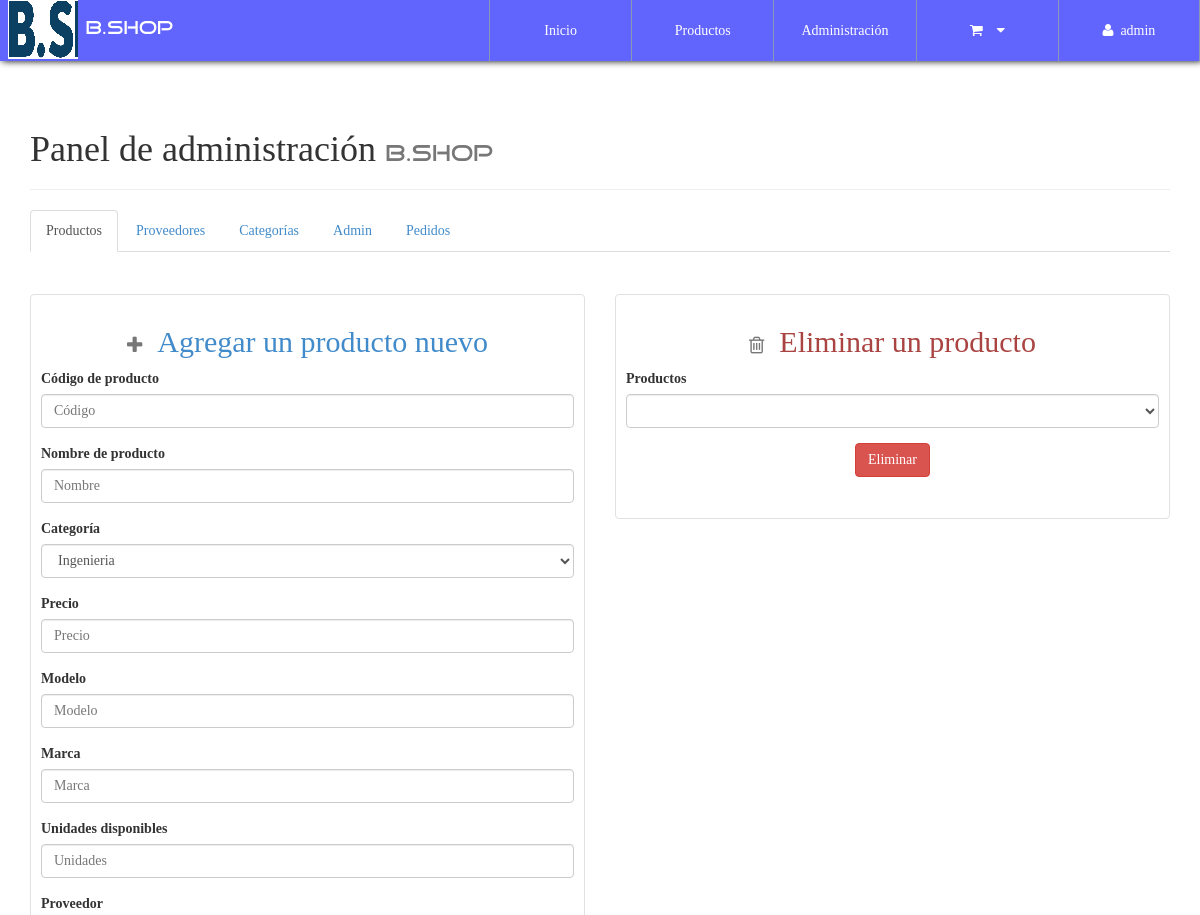
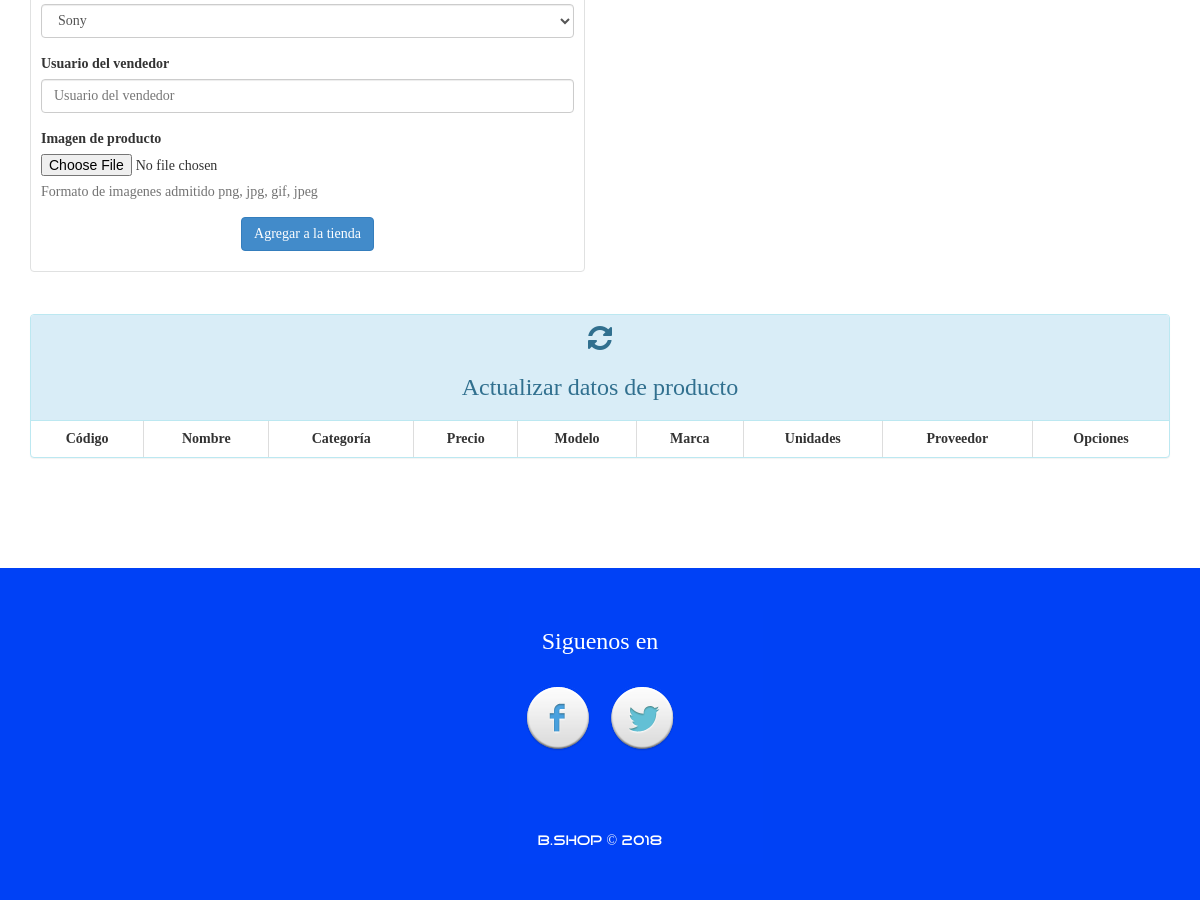
The app's page /configAdmin.php (signed in), older data (2 pictures, top to bottom).
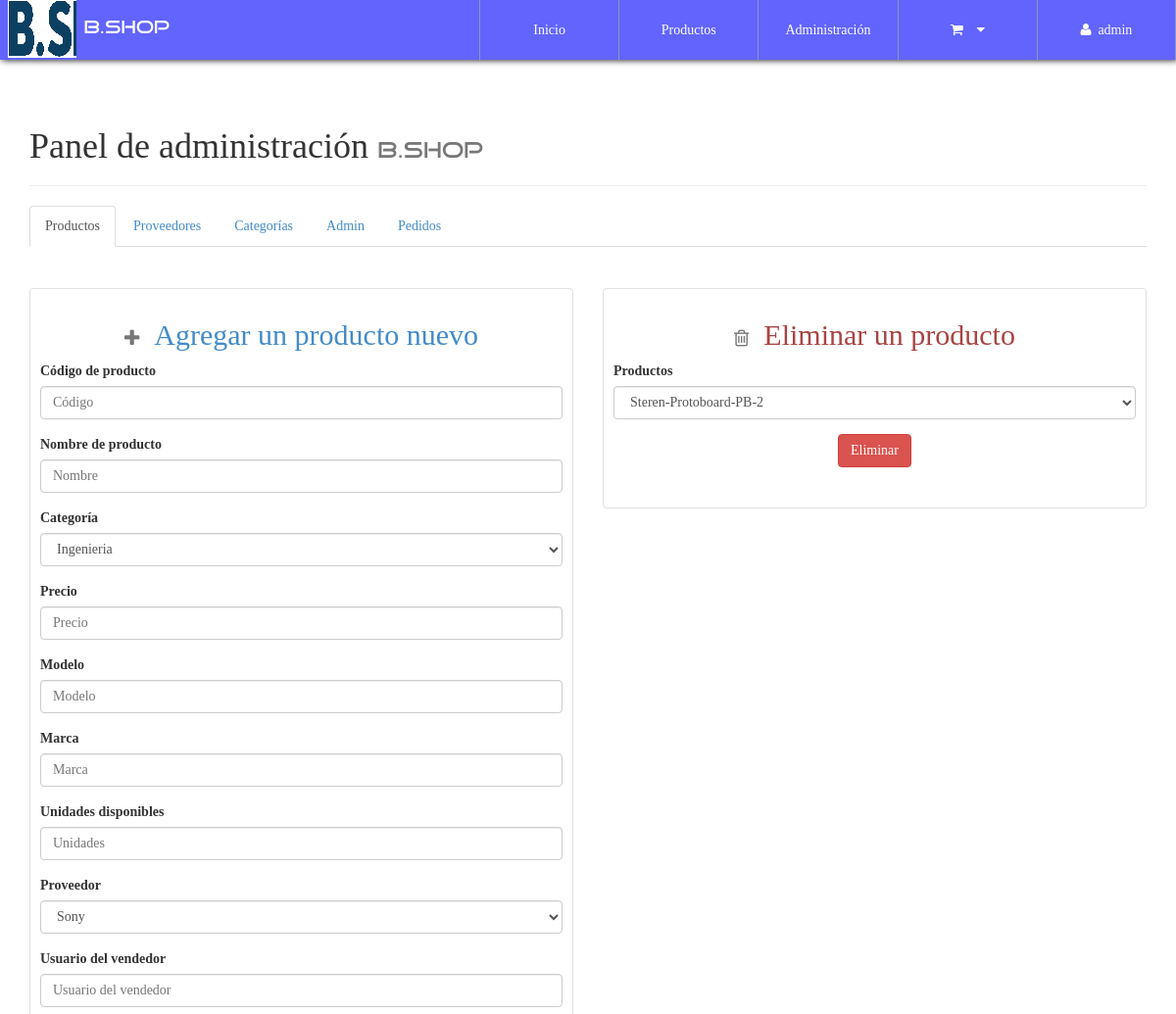
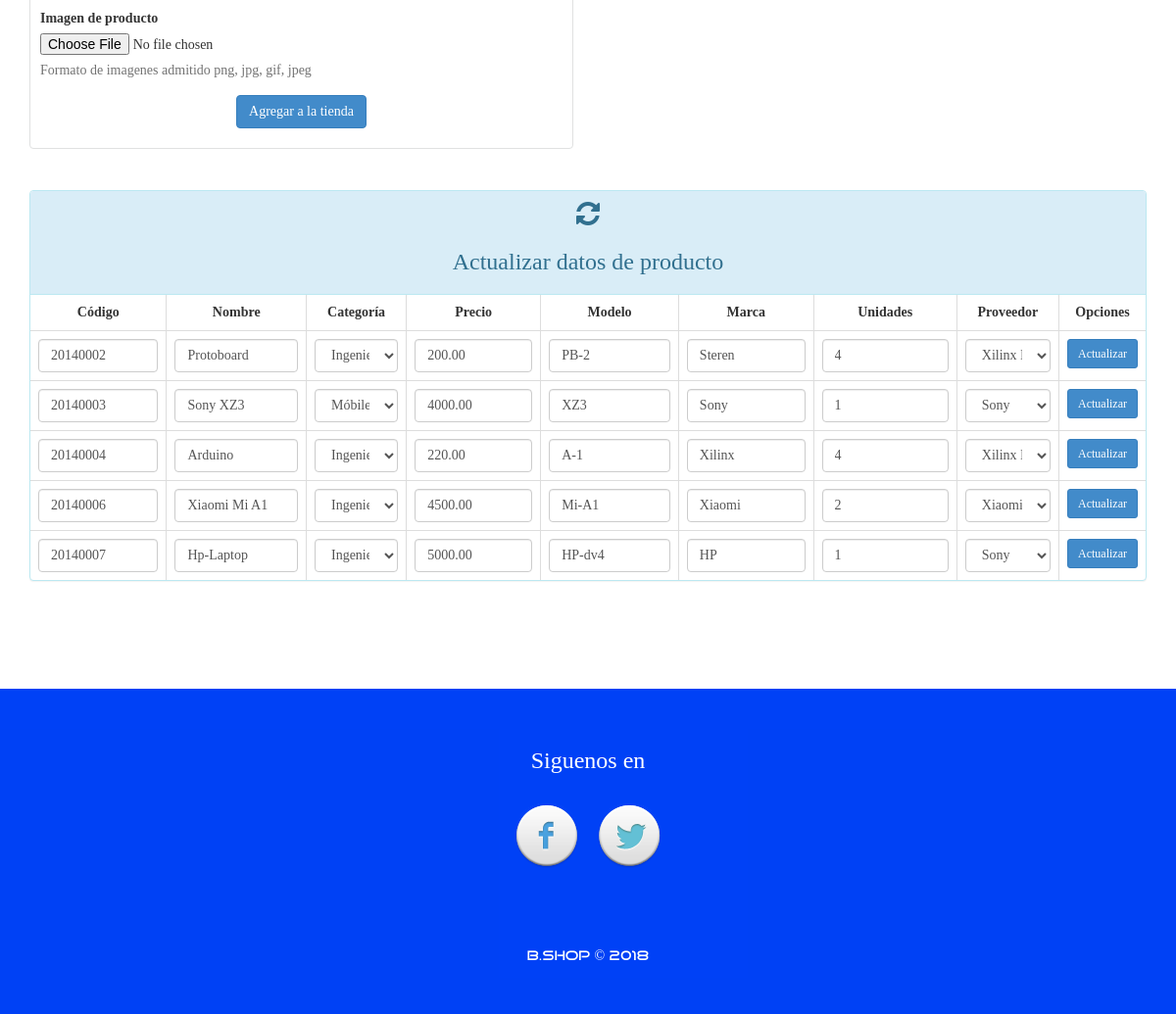
The same page, newer data (2 pictures, top to bottom).
### tables this page shows
CREATE TABLE IF NOT EXISTS `producto` (
  `CodigoProd` varchar(30) NOT NULL,
  `NombreProd` varchar(30) NOT NULL,
  `CodigoCat` varchar(30) NOT NULL,
  `Precio` decimal(30,2) NOT NULL,
  `Modelo` varchar(30) NOT NULL,
  `Marca` varchar(30) NOT NULL,
  `Stock` int(20) NOT NULL,
  `NITProveedor` varchar(30) NOT NULL,
  `Imagen` varchar(150) NOT NULL,
  `Nombre` varchar(30) NOT NULL,
  `vendedor` varchar(30) NOT NULL,
  PRIMARY KEY (`CodigoProd`),
  KEY `CodigoCat` (`CodigoCat`),
  KEY `NITProveedor` (`NITProveedor`),
  KEY `Agregado` (`Nombre`)
);

CREATE TABLE IF NOT EXISTS `categoria` (
  `CodigoCat` varchar(30) NOT NULL,
  `Nombre` varchar(30) NOT NULL,
  `Descripcion` text NOT NULL,
  PRIMARY KEY (`CodigoCat`)
);

CREATE TABLE IF NOT EXISTS `proveedor` (
  `NITProveedor` varchar(30) NOT NULL,
  `NombreProveedor` varchar(30) NOT NULL,
  `Direccion` varchar(200) NOT NULL,
  `Telefono` int(20) NOT NULL,
  `PaginaWeb` varchar(30) NOT NULL,
  PRIMARY KEY (`NITProveedor`)
);

### library/consulSQL.php (called while the page is built, shortened)
<?php
class ejecutarSQL {
    public static function conectar(){
        if(!$con=  mysql_connect(SERVER,USER,PASS)){
            die("Error en el servidor, verifique sus datos");
        }
        return $con;
    }
    public static function consultar($query) {
        if (!$consul = mysql_query($query, ejecutarSQL::conectar())) {
            die(mysql_error().'Error en la consulta SQL ejecutada');
        }
        return $consul;
    }
}

### configAdmin.php (the view, shortened to what the changed rows need)
<?php
    include './library/consulSQL.php';
?>
<!DOCTYPE html>
<html lang="es">
<head>
    <?php include './inc/link.php'; ?>
</head>
<body id="container-page-configAdmin">
    <section id="prove-product-cat-config">
        <div class="container">
            <div class="page-header">
              <h1>Panel de administración <small class="tittles-pages-logo">B.Shop</small></h1>
            </div>
            <div class="tab-content">
                <div role="tabpanel" class="tab-pane fade in active" id="Productos">
                <div class="row">
                    <div class="col-xs-12 col-sm-6">
                        <br><br>
                        <div id="add-product">
                            <h2 class="text-primary text-center"><small><i class="fa fa-plus"></i></small>&nbsp;&nbsp;Agregar un producto nuevo</h2>
                        </div>
                    </div>
                    <div class="col-xs-12 col-sm-6">
                        <br><br>
                        <div id="del-prod-form">
                            <h2 class="text-danger text-center"><small><i class="fa fa-trash-o"></i></small>&nbsp;&nbsp;Eliminar un producto</h2>
                             <form action="process/delprod.php" method="post" role="form">
                                 <div class="form-group">
                                     <label>Productos</label>
                                     <select class="form-control" name="prod-code">
                                         <?php
                                             $productoc=  ejecutarSQL::consultar("select * from producto");
                                             while($prodc=mysql_fetch_array($productoc)){
                                                 echo '<option value="'.$prodc['CodigoProd'].'">'.$prodc['Marca'].'-'.$prodc['NombreProd'].'-'.$prodc['Modelo'].'</option>';
                                             }
                                         ?>
                                     </select>
                                 </div>
                                 <br>
                             </form>
                         </div>
                    </div>
                    <div class="col-xs-12">
                        <br><br>
                        <div class="panel panel-info">
                          <div class="table-responsive">
                              <table class="table table-bordered">
                                  <thead class="">
                                      <tr>
                                          <th class="text-center">Código</th>
                                          <th class="text-center">Nombre</th>
                                          <th class="text-center">Categoría</th>
                                          <th class="text-center">Precio</th>
                                          <th class="text-center">Modelo</th>
                                          <th class="text-center">Marca</th>
                                          <th class="text-center">Unidades</th>
                                          <th class="text-center">Proveedor</th>
                                          <th class="text-center">Opciones</th>
                                      </tr>
                                  </thead>
                                  <tbody>
                                      <?php
                                        $productos=  ejecutarSQL::consultar("select * from producto");
                                        $upr=1;
                                        while($prod=mysql_fetch_array($productos)){
                                            echo '
                                                <div id="update-product">
                                                  <form method="post" action="process/updateProduct.php" id="res-update-product-'.$upr.'">
                                                    <tr>
                                                        <td>
                                                          <input class="form-control" type="hidden" name="code-old-prod" required="" value="'.$prod['CodigoProd'].'">
                                                          <input class="form-control" type="text" name="code-prod" maxlength="30" required="" value="'.$prod['CodigoProd'].'">
                                                        </td>
                                                        <td><input class="form-control" type="text" name="prod-name" maxlength="30" required="" value="'.$prod['NombreProd'].'"></td>
                                                        <td>';
                                                            $categoriac3=  ejecutarSQL::consultar("select * from categoria where CodigoCat='".$prod['CodigoCat']."'");
                                                            while($catec3=mysql_fetch_array($categoriac3)){
                                                                $codeCat=$catec3['CodigoCat'];
                                                                $nameCat=$catec3['Nombre'];
                                                            }
                                                      echo '<select class="form-control" name="prod-category">';
                                                                echo '<option value="'.$codeCat.'">'.$nameCat.'</option>';
                                                      echo '</select>
                                                        </td>
                                                        <td><input class="form-control" type="text-area" name="price-prod" required="" value="'.$prod['Precio'].'"></td>
                                                        <td><input class="form-control" type="tel" name="model-prod" required="" maxlength="20" value="'.$prod['Modelo'].'"></td>
                                                        <td><input class="form-control" type="text-area" name="marc-prod" maxlength="30" required="" value="'.$prod['Marca'].'"></td>
                                                        <td><input class="form-control" type="text-area" name="stock-prod" maxlength="30" required="" value="'.$prod['Stock'].'"></td>
                                                        <td>';
                                                           $proveedoresc3=  ejecutarSQL::consultar("select * from proveedor where NITProveedor='".$prod['NITProveedor']."'");
                                                           while($provc3=mysql_fetch_array($proveedoresc3)){
                                                                    $nombreP=$provc3['NombreProveedor'];
                                                                    $nitP=$provc3['NITProveedor'];
                                                            }
                                                       echo '<select class="form-control" name="prod-Prove">';
                                                                echo '<option value="'.$nitP.'">'.$nombreP.'</option>';
                                                       echo '</select>
                                                        </td>
                                                        <td class="text-center">
                                                            <button type="submit" class="btn btn-sm btn-primary button-UPR" value="res-update-product-'.$upr.'">Actualizar</button>
                                                            <div id="res-update-product-'.$upr.'" style="width: 100%; margin:0px; padding:0px;"></div>
                                                        </td>
                                                    </tr>
                                                  </form>
                                                </div>
                                                ';
                                            $upr=$upr+1;
                                        }
                                      ?>
                                  </tbody>
                              </table>
                          </div>
                        </div>
                    </div>
                </div>
                </div>
            </div>
        </div>
    </section>
</body>
</html>

Row changes from the older to the newer data that the page shows:
added producto: code-prod "20140002", prod-name "Protoboard", prod-category "Ingenieria", price-prod "200.00", model-prod "PB-2", marc-prod "Steren", stock-prod "4", prod-Prove "Xilinx Inc."
added producto: code-prod "20140003", prod-name "Sony XZ3", prod-category "Móbiles", price-prod "4000.00", model-prod "XZ3", marc-prod "Sony", stock-prod "1", prod-Prove "Sony"
added producto: code-prod "20140004", prod-name "Arduino", prod-category "Ingenieria", price-prod "220.00", model-prod "A-1", marc-prod "Xilinx", stock-prod "4", prod-Prove "Xilinx Inc."
added producto: code-prod "20140006", prod-name "Xiaomi Mi A1", prod-category "Ingenieria", price-prod "4500.00", model-prod "Mi-A1", marc-prod "Xiaomi", stock-prod "2", prod-Prove "Xiaomi Inc."
added producto: code-prod "20140007", prod-name "Hp-Laptop", prod-category "Ingenieria", price-prod "5000.00", model-prod "HP-dv4", marc-prod "HP", stock-prod "1", prod-Prove "Sony"
Text that changed along with them:
form field prod-code: (not shown) → "Steren-Protoboard-PB-2"
